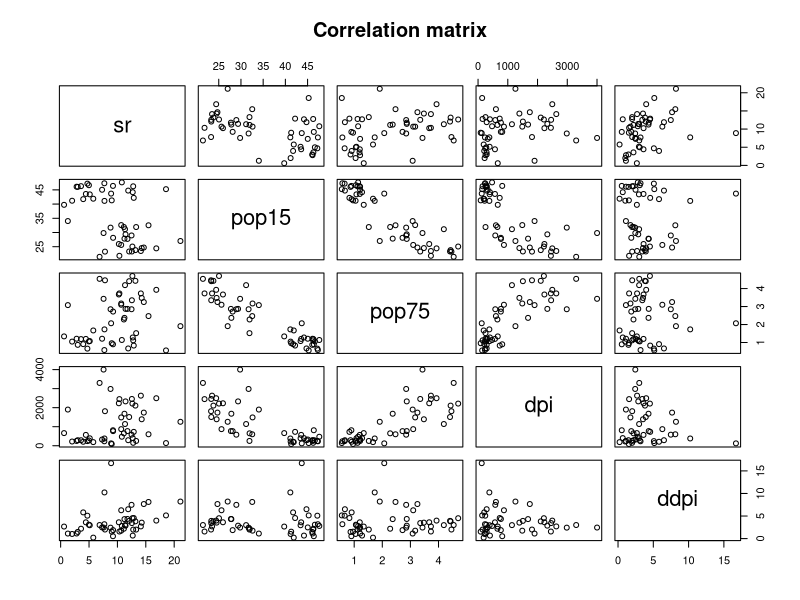

Recreate this plot in R.
## ---- chunk 1
library(datasets)
data(LifeCycleSavings)
head(LifeCycleSavings)

## ---- chunk 2
pairs(~.,data=LifeCycleSavings, 
   main="Correlation matrix")
## ---- chunk 3
fit<- lm(sr~., data=LifeCycleSavings)
summary(fit)$coefficients

